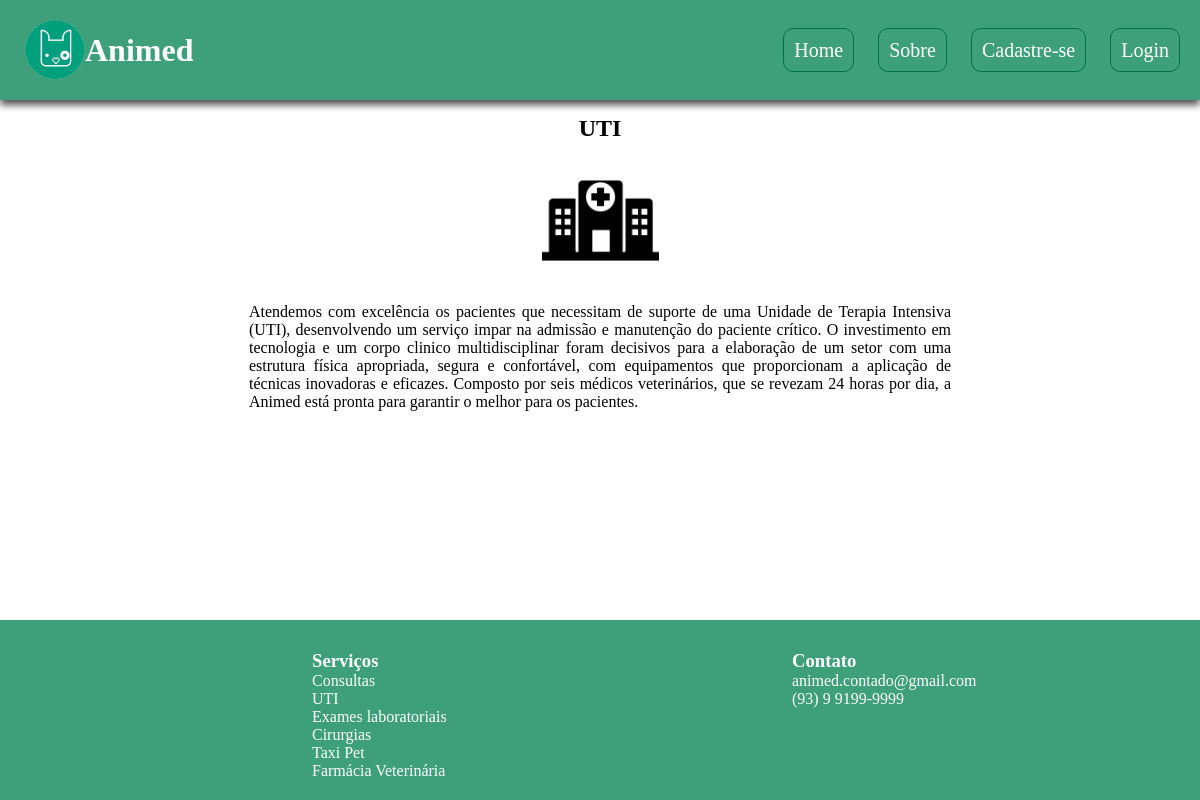
Screenshot of /servicos.php?type=2 with the database file from the repository.
### tables this page shows
CREATE TABLE `servicos` (
  `id` int NOT NULL,
  `nome` varchar(20) NOT NULL,
  `descricao` text NOT NULL,
  `imagem` varchar(100) NOT NULL
);

### servicos.php (the view, shortened to what this page needs)
<?php
  include('conexao.php');
  $id_page = $_GET['type'];
  $sql_code = "SELECT * FROM servicos WHERE id = '$id_page';";
  $sql_query = $mysqli->query($sql_code) or die("Falha na execução do código SQL:" . $mysqli->error);
  if($sql_query->num_rows == 1){
    $page = $sql_query->fetch_assoc();
    $nome_page = $page['nome'];
    $descricao_page = $page['descricao'];
    $imagem_page = $page['imagem'];
  } else{
    header("Location: index.php");
  }
?>
<!DOCTYPE html>
<html lang="en">
  <head>
    <link rel="stylesheet" href="style.css">
  </head>
  <body>
    <?php include('components/header.php'); ?>
    <main>
      <div class="box">
        <div class="descricao">
          <h2><?php echo $nome_page?></h2>
          <img src="<?php echo $imagem_page?>" class="img-serv" />
          <div class="text">
            <p><?php echo $descricao_page?></p>
          </div>
        </div>
      </div>
    </main>
    <?php include('components/footer.php');?>
  </body>
</html>

### components/footer.php
<footer>
    <ul>
      <li id="servicos">
        <h3>Serviços</h3>
        <ul>
          <?php
            $sql_code = "SELECT nome FROM servicos";
            $sql_query = $mysqli->query($sql_code) or die("Falha na execução do código SQL:" . $mysqli->error);
            $i = 1;
            while ($servico = $sql_query->fetch_row()){
              $text = '
                <li id="item">
                  <a href="servicos.php?type='.$i.'">
                    '.$servico[0].'
                  </a>
                </li>
              ';
              echo $text;
              $i++;
            }
          ?>
        </ul>
      </li>
    </ul>
    <ul>
      <li id="contato">
        <h3>Contato</h3>
        <ul>
          <li>animed.contado@gmail.com</li>
          <li>(93) 9 9199-9999</li>
        </ul>
      </li>
    </ul>
</footer>

### style.css (style rules this page uses)
:root { --cor1: #9ae0c8; --cor2: #65cfa6; --cor3: #3ea07b; --cor4: #007045; --cor5: #04442c; }
* { margin: 0%; padding: 0%; }
main .box .descricao { text-align: center; margin: 15px; }
main .box .descricao .img-serv { float: center; width: 10%; height: 15%; padding: 10px; margin: 10px 10px; }
main .box .descricao .text { margin: 0 20%; text-align: justify; font-weight: lighter; }
footer { width: 80%; display: grid; grid-template-columns: 1fr 1fr; background-color: var(--cor3); color: white; min-height: 50px; padding-top: 30px; padding-bottom: 20px; padding-left: 20%; padding-right: auto; position: absolute; bottom: 0; }
footer > ul { list-style-type: none; margin-left: 15%; }
#item { list-style-type: none; }
footer > ul > li > ul > li > a { color: white; text-decoration: none; }
footer > ul > li > ul > li { list-style-type: none; }

### rows the page displays
servicos: nome "UTI", imagem (picture), descricao "Atendemos com excelência os pacientes que necessitam de suporte de uma Unidade de Terapia Intensiva (UTI), desenvolvendo um serviço impar na admissão e manutenção do paciente crítico. O investimento em tecnologia e um corpo clinico multidisciplinar foram decisivos para a elaboração de um setor com uma estrutura física apropriada, segura e confortável, com equipamentos que proporcionam a aplicação de técnicas inovadoras e eficazes. Composto por seis médicos veterinários, que se revezam 24 horas por dia, a Animed está pronta para garantir o melhor para os pacientes."
servicos: nome "Consultas"
servicos: nome "Exames laboratoriais"
servicos: nome "Cirurgias"
servicos: nome "Taxi Pet"
servicos: nome "Farmácia Veterinária"
